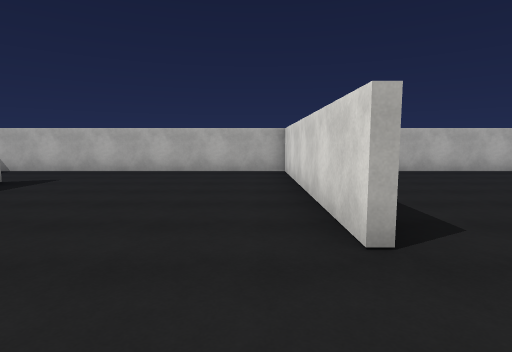
View 1 (above)

24 first-person views from a walk through a scene from a Unity 3-D project. The camera is 1.5 m above the floor, tilts 6° down and sees 80° across. Doors are open. The floor is counted in squares, 2 m on a side. Each view is taken from the middle of a square. On the plan, view 1 faces up. The plan holds only what a view shows up to about 10 squares ahead; the rest is blank. The place goes on beyond the plan. The player character is not drawn. Surface patterns are stand-ins for the level's own textures.

View 2
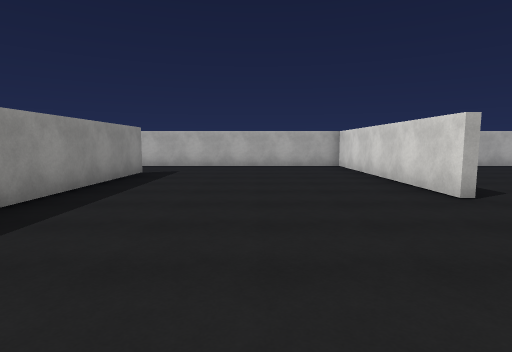

View 3
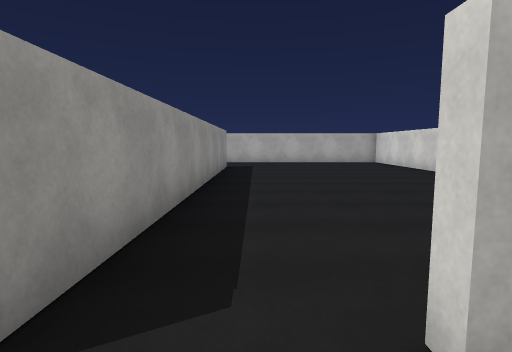

View 4
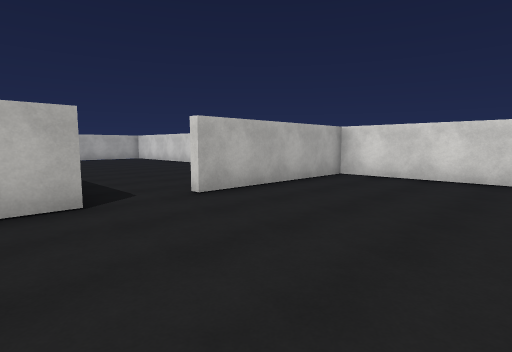

View 5
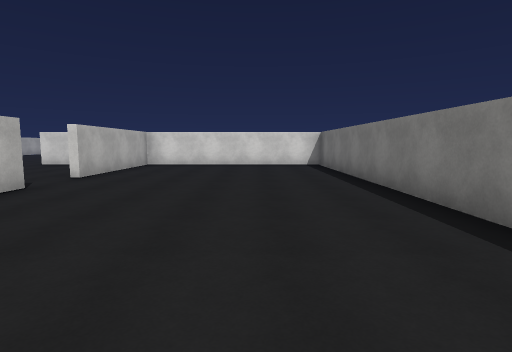

View 6
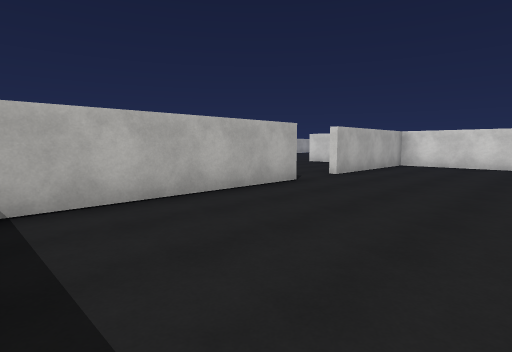

View 7
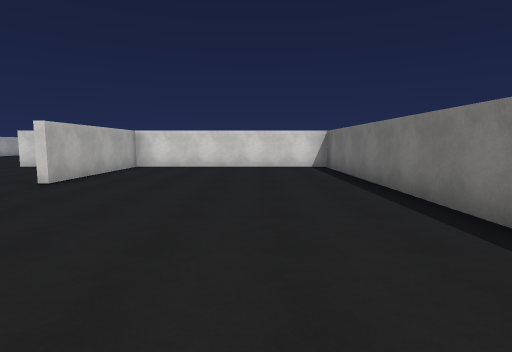

View 8
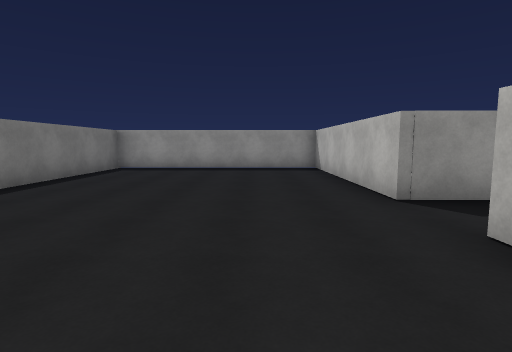

View 9
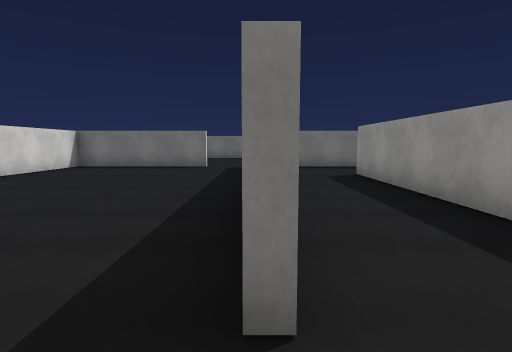

View 10
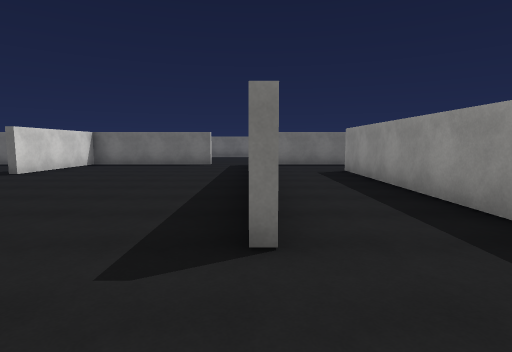

View 11
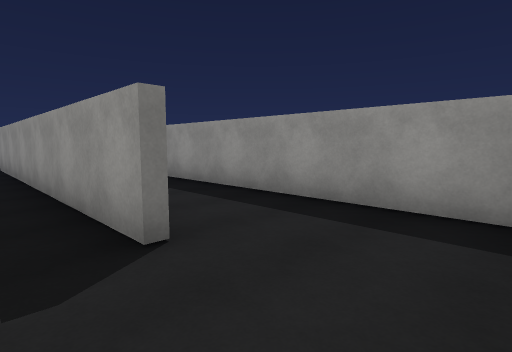

View 12
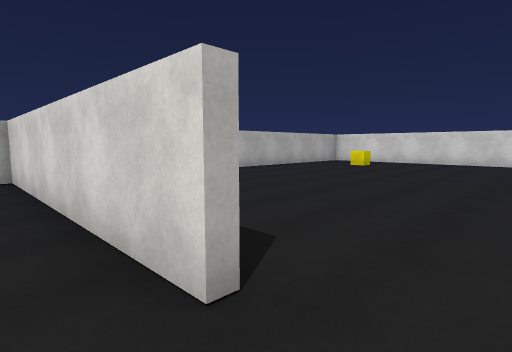

View 13
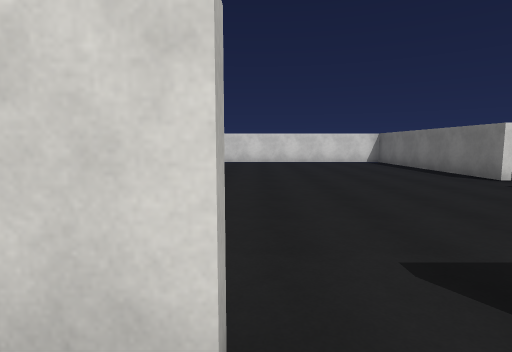

View 14
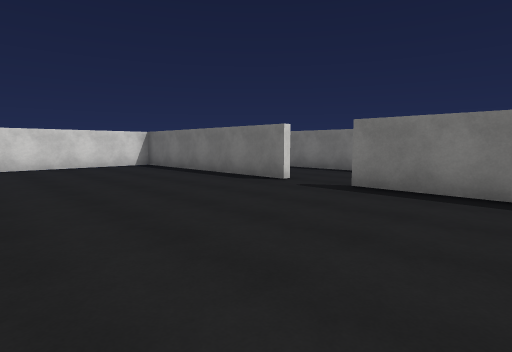

View 15
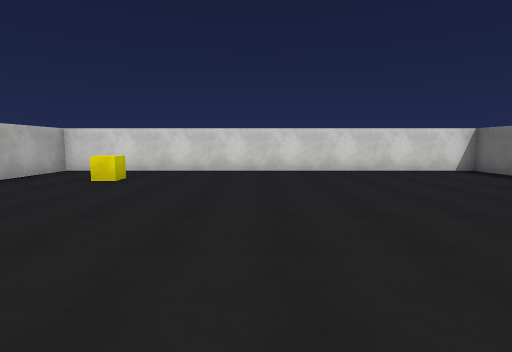

View 16
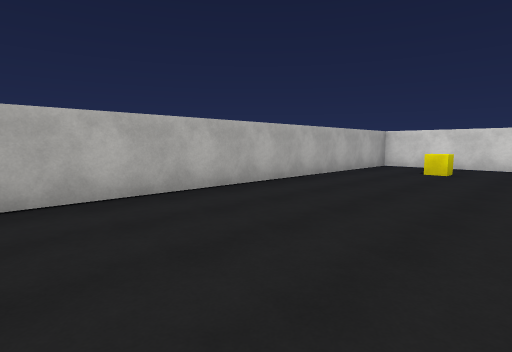

View 17
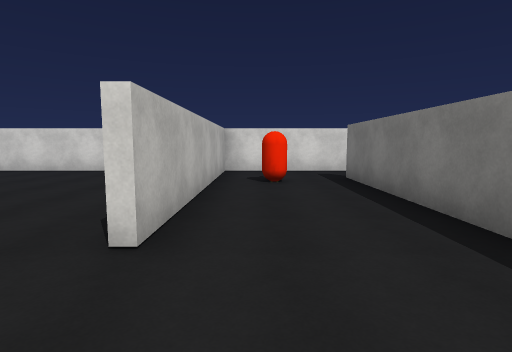

View 18
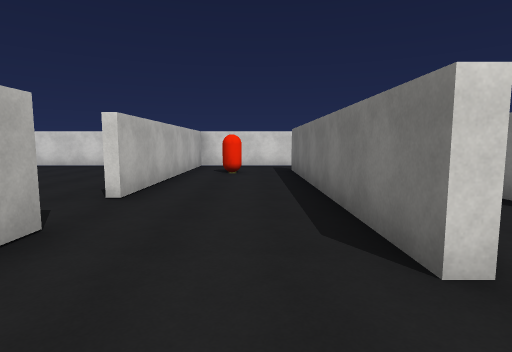

View 19
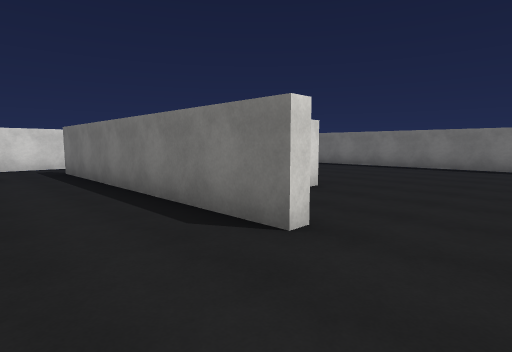

View 20
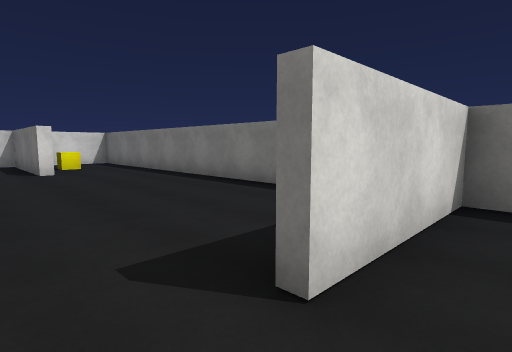

View 21
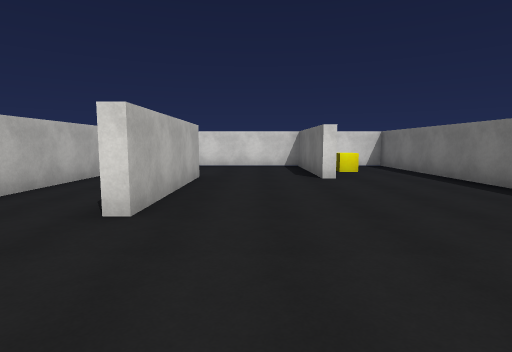

View 22
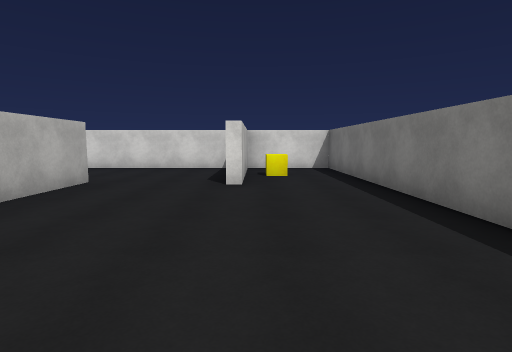

View 23
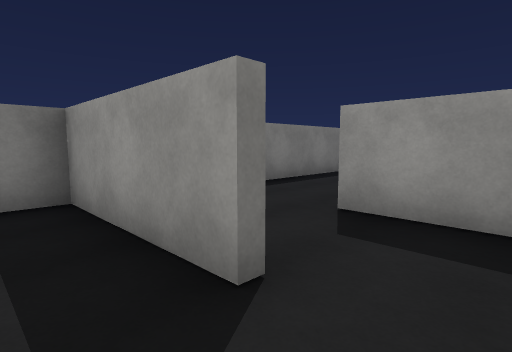

View 24
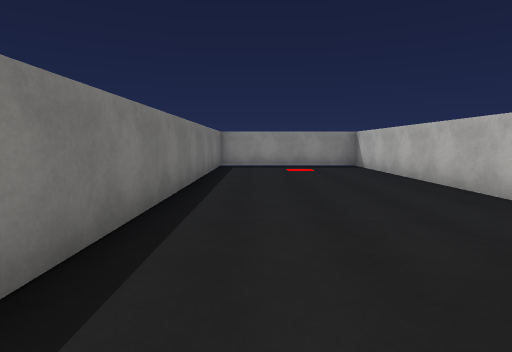

### Floor plan
Ten units are one square. View 1 is at (0, 0); x grows to the right and y downward. Boxes are objects, and circles mark ways between rooms. Rooms are numbered by the first view taken in them; rooms with no view inside come last. Other rooms are left out.
<svg viewBox="-110 -87 238 235">
<path fill="none" stroke="#000" d="M-49 -60 -49 32M8 -20 8 -82 -69 -82M-35 29 8 29 8 -6M-75 -77 -75 5M-75 30 -64 29M-49 32 -105 32 -105 93 8 93 8 32 -35 32M60 29 123 29 123 -82 22 -82M24 29 46 29M46 32 41 32M35 60 109 60M123 66 123 32 60 32M-40 96 -100 96M-11 101 -11 119M-99 142 -14 142M8 143 8 111M90 87 50 87M10 111 10 143M2 142 123 142 123 117 86 117M93 63 63 63M85 115 123 115 123 66"/>
<rect x="105" y="-65" width="10" height="10" fill="#bbb"><title>cube</title></rect>
<rect x="95" y="115" width="10" height="10" fill="#bbb"><title>cube</title></rect>
<circle cx="-45" cy="30" r="3" fill="#2a7"/>
<circle cx="10" cy="-15" r="3" fill="#2a7"/>
<circle cx="55" cy="30" r="3" fill="#2a7"/>
<circle cx="25" cy="60" r="3" fill="#2a7"/>
<circle cx="115" cy="60" r="3" fill="#2a7"/>
<circle cx="10" cy="105" r="3" fill="#2a7"/>
<circle cx="60" cy="70" r="3" fill="#2a7"/>
<circle cx="90" cy="95" r="3" fill="#2a7"/>
<text x="-30" y="-30">1</text>
<text x="-50" y="60">2</text>
<text x="70" y="-30">3</text>
<text x="70" y="50">4</text>
<text x="-50" y="120">5</text>
<text x="60" y="110">6</text>
<text x="100" y="80">7</text>
</svg>
Room 1 opens to room 2. Room 1 opens to room 3. Room 3 opens to room 4. Room 4 opens to room 6. Room 4 opens to room 7. Room 5 opens to room 6. Room 6 opens to room 7.

Where each view was taken, in squares from view 1:
view 1: 0 up, 0 right, facing up
view 2: 2 down, 2 left, facing up
view 3: 4 down, 4 left, facing up
view 4: 7 down, 6 left, facing up-right
view 5: 7 down, 10 left, facing right
view 6: 7 down, 10 left, facing up-right
view 7: 7 down, 9 left, facing right
view 8: 5 down, 1 left, facing left
view 9: 7 up, 5 left, facing down
view 10: 8 up, 5 left, facing down
view 11: 8 up, 4 left, facing down-left
view 12: 1 up, 0 right, facing up-right
view 13: 2 up, 0 right, facing right
view 14: 2 up, 2 right, facing down-right
view 15: 3 up, 4 right, facing right
view 16: 4 up, 2 right, facing up-right
view 17: 4 down, 4 right, facing right
view 18: 5 down, 2 right, facing right
view 19: 4 down, 2 right, facing down-right
view 20: 10 down, 0 right, facing down-right
view 21: 10 down, 2 right, facing right
view 22: 12 down, 3 right, facing right
view 23: 10 down, 2 right, facing down-left
view 24: 13 down, 0 right, facing left
